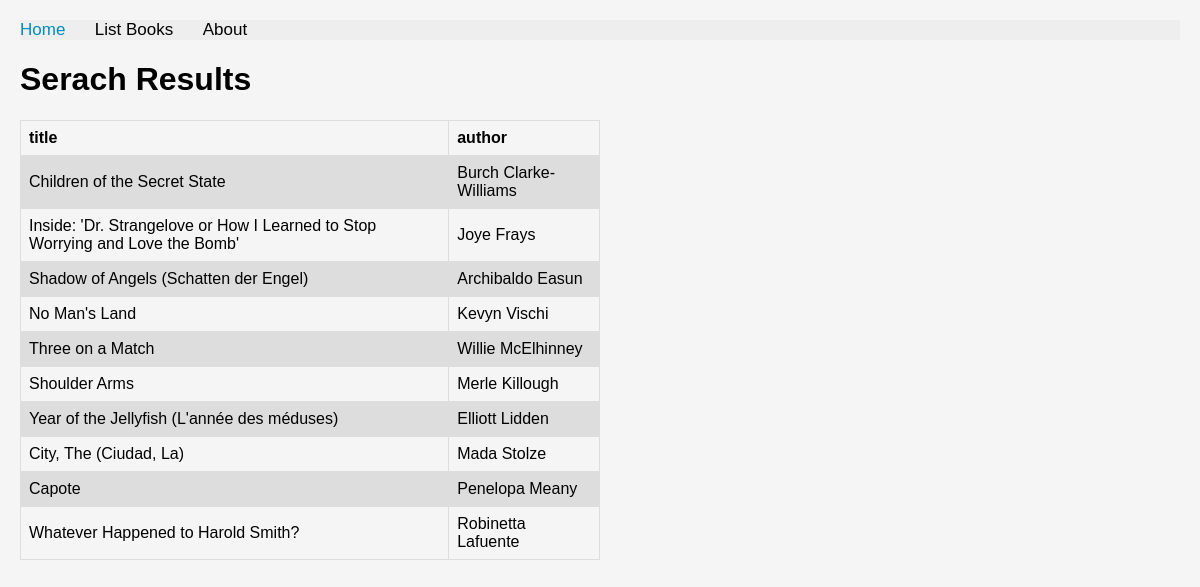
The page /books/complex/query/ on the database its author committed.
### apps/bookmodule/models.py (models this page shows)
class Book(models.Model):
    title = models.CharField(max_length = 50)
    author = models.CharField(max_length = 50)
    price = models.FloatField(default = 0.0)
    edition = models.SmallIntegerField(default = 1)

### apps/bookmodule/views.py (the view)
# urls.py: path('complex/query/', views.lookup_query, name= "books.lookup_query"),
def lookup_query(request):
    mybooks=books=Book.objects.filter(author__isnull =False).filter(title__icontains='a').filter(edition__gte = 0).exclude(price__lte = 0.0)[:10]
    if len(mybooks)>=1:
        return render(request, 'bookmodule/bookList.html', {'books':mybooks})
    else:
        return render(request, 'bookmodule/index.html')

### apps/templates/bookmodule/bookList.html
{% extends "layouts/base.html" %}
{% block content %}
<h1>Serach Results</h1>
<table border="1" cellpadding="5" cellspacing="0">
    <tr>
        <th>title</th>
        <th>author</th>
    </tr>
    {% if books %}
    {% for book in books  %}
    <tr>
        <td>
            {{book.title}}
        </td>
        <td>
            {{book.author}}
        </td>
    </tr>
    {% endfor %}
{% else %}
<tr>
    <td colspan='2' style='text-align:center'>NO result</td>
</tr>
{% endif %}
</table>
{% endblock content %}

### apps/static/styles.css (style rules this page uses)
body { font-family: Arial, sans-serif; margin: 0; padding: 20px; background-color: #f5f5f5; }
table { font-family: Arial, sans-serif; border-collapse: collapse; width: 50%; }
td, th { border: 1px solid #dddddd; text-align: left; padding: 8px; }
tr:nth-child(even) { background-color: #dddddd; }

### rows shown on the page
Book: title "Children of the Secret State", author "Burch Clarke-Williams"
Book: title "Inside: 'Dr. Strangelove or How I Learned to Stop Worrying and Love the Bomb'", author "Joye Frays"
Book: title "Shadow of Angels (Schatten der Engel)", author "Archibaldo Easun"
Book: title "No Man's Land", author "Kevyn Vischi"
Book: title "Three on a Match", author "Willie McElhinney"
Book: title "Shoulder Arms", author "Merle Killough"
Book: title "Year of the Jellyfish (L'année des méduses)", author "Elliott Lidden"
Book: title "City, The (Ciudad, La)", author "Mada Stolze"
Book: title "Capote", author "Penelopa Meany"
Book: title "Whatever Happened to Harold Smith?", author "Robinetta Lafuente"
